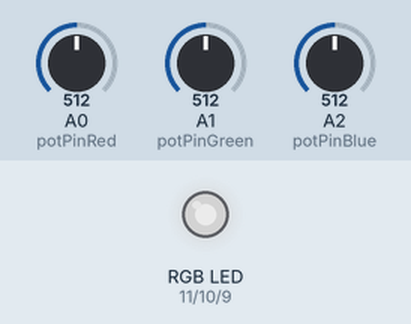
The sketch below on a simulated Arduino Uno, built with avr-gcc and run on an emulated ATmega328P. Shown: an RGB LED mixed from three pins (HIGH = lit). The test bench sets the inputs (shaded band); at power-on: A0 (potPinRed) = 512, A1 (potPinGreen) = 512, A2 (potPinBlue) = 512. Dim RGB values are drawn brighter than linear.

Above: at 1.2 s.
1.3 s: A0 (potPinRed) set to 716
At 2.5 s:
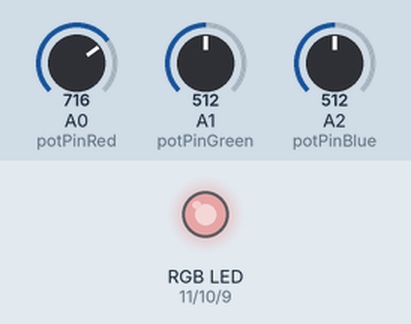
2.8 s: A1 (potPinGreen) set to 716
At 3.6 s:
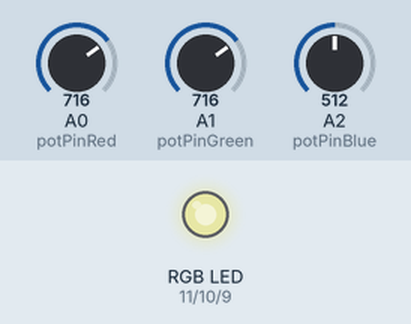
4.3 s: A2 (potPinBlue) set to 716
At 4.8 s:
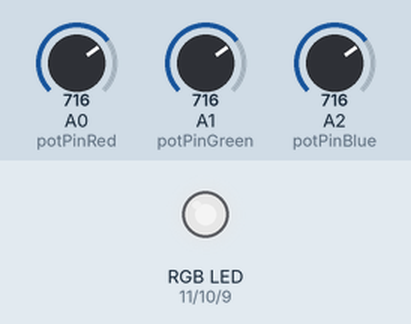
5.8 s: A0 (potPinRed) set to 900
At 7.0 s:
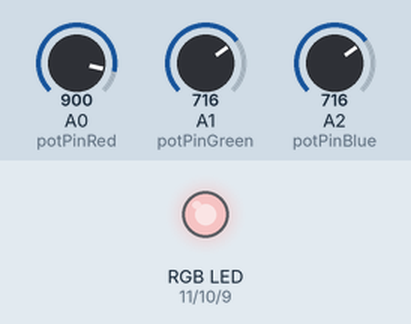
7.3 s: A1 (potPinGreen) set to 900
At 8.3 s:
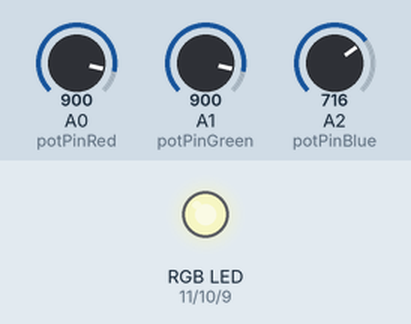
8.8 s: A2 (potPinBlue) set to 900
At 9.4 s:
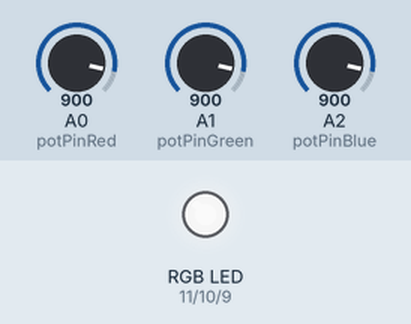
Timing chart, 0 to 11.3 s (numbered marks = the images above; inputs shaded):
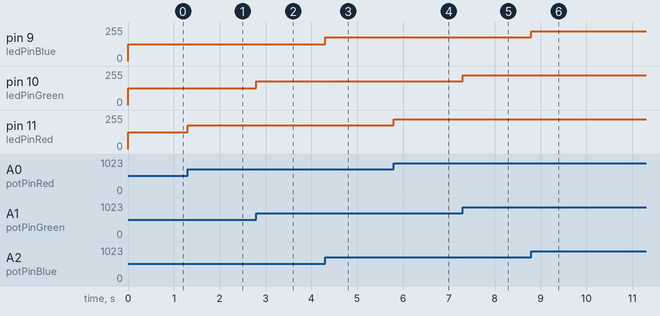

The sketch:

Homework1.ino
```cpp
const int ledPinRed = 11;
const int ledPinGreen = 10;
const int ledPinBlue = 9;
const int potPinRed = A0;
const int potPinGreen = A1;
const int potPinBlue = A2;
const int maxAnalogValue = 1023;
const int maxVoltageValue = 255;
int brightnessRed = 0, brightnessGreen = 0, brightnessBlue = 0;
int potValueRed = 0,potValueGreen = 0, potValueBlue = 0;

void setup() {
  // put your setup code here, to run once:
  pinMode(ledPinRed,OUTPUT);
  pinMode(ledPinGreen,OUTPUT);
  pinMode(ledPinBlue,OUTPUT);
  pinMode(potPinRed,INPUT);
  pinMode(potPinGreen,INPUT);
  pinMode(potPinBlue,INPUT);
  Serial.begin(9600);
}

void loop() {
  // put your main code here, to run repeatedly:
  potValueRed = analogRead(potPinRed);
  brightnessRed = map(potValueRed,0,maxAnalogValue,0,maxVoltageValue);
  potValueGreen = analogRead(potPinGreen);
  brightnessGreen = map(potValueGreen,0,maxAnalogValue,0,maxVoltageValue);
  potValueBlue = analogRead(potPinBlue);
  brightnessBlue = map(potValueBlue,0,maxAnalogValue,0,maxVoltageValue);
  analogWrite(ledPinRed,brightnessRed);
  analogWrite(ledPinGreen,brightnessGreen);
  analogWrite(ledPinBlue,brightnessBlue);
}
```

Measured:
- after the input at 1.3 s, pin 11 (ledPinRed): 127/255 → 178/255 at once
- after the input at 2.8 s, pin 10 (ledPinGreen): 127/255 → 178/255 at once
- after the input at 4.3 s, pin 9 (ledPinBlue): 127/255 → 178/255 at once
- after the input at 5.8 s, pin 11 (ledPinRed): 178/255 → 224/255 at once
- after the input at 7.3 s, pin 10 (ledPinGreen): 178/255 → 224/255 at once
- after the input at 8.8 s, pin 9 (ledPinBlue): 178/255 → 224/255 at once
